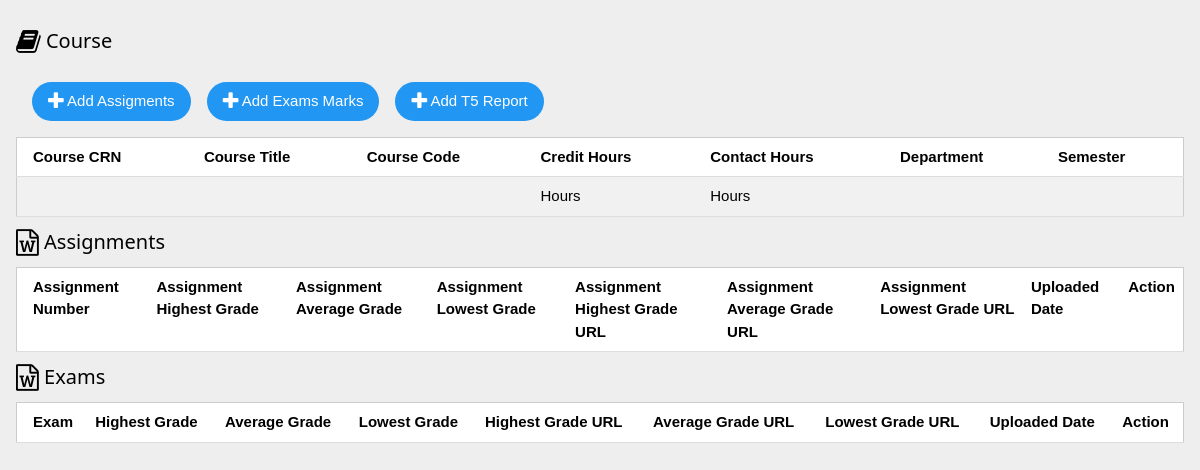
Page /crs.php?crs_id=21110123 (signed in) on the earlier database version.
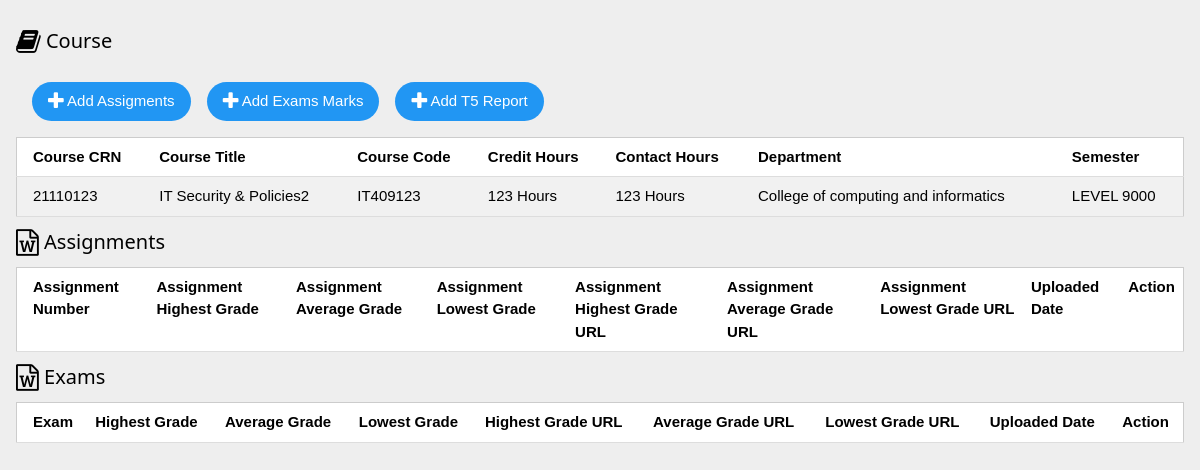
Same page on the later database version.
### tables this page shows
CREATE TABLE `courses` (
  `course_ID` int(11) NOT NULL,
  `course_title` varchar(45) DEFAULT NULL,
  `course_code` varchar(45) DEFAULT NULL,
  `credit_hours` int(11) DEFAULT NULL,
  `contact_hours` int(11) DEFAULT NULL,
  `dept_dept_ID` int(11) NOT NULL,
  `semster` varchar(45) DEFAULT NULL
);

CREATE TABLE `dept` (
  `dept_ID` int(11) NOT NULL,
  `dept_name` varchar(45) DEFAULT NULL
);

### functions/dept.php (called while the page is built, shortened)
<?php
function displayDept($dept_id){
    include "$_SERVER[DOCUMENT_ROOT]/project/config.php";
    $sql = "SELECT dept_name from dept WHERE dept_ID= '$dept_id'";
    $result = $conn->query($sql);
    $row = $result->fetch_assoc();
    $dept_name= $row['dept_name'];
    return $dept_name;
}
?>

### functions/course.php (called while the page is built, shortened)
<?php
function getCrs($crs_id){
    include "$_SERVER[DOCUMENT_ROOT]/project/config.php";
    $sql = "SELECT * FROM courses WHERE course_ID= '$crs_id'";
    $result = $conn->query($sql);
    return $result;
}
?>

### crs.php (the view, shortened to what this page needs)
<!DOCTYPE html>
<html lang="en">
	<head>
		<link href="../project/css/w3.css" rel="stylesheet">
		<link href="../project/css/font-awesome.min.css" rel="stylesheet">
	</head>
	<body style='background-color:#eee'>
       <?php
        if ($_SESSION['authorized'] === true && $_SESSION['user_role'] == 1 && isset($_GET['crs_id'])){
            $crs_id = $_GET['crs_id'];
		}else {
        header ('Location: index.php');
		}
        include "$_SERVER[DOCUMENT_ROOT]/project/functions/user_crs.php";
        include "$_SERVER[DOCUMENT_ROOT]/project/functions/course.php";
        include "$_SERVER[DOCUMENT_ROOT]/project/functions/dept.php";
        include "$_SERVER[DOCUMENT_ROOT]/project/functions/asgn.php";
?>
        <div class="w3-container  w3-margin-top ">
		<h4 class='w3-left-align'><i class="fa fa-book fa-lg " aria-hidden="true"></i> Course</h4>
		<table class="w3-table-all w3-center">
           <tr>
           <th>Course CRN</th>
            <th>Course Title</th>
            <th>Course Code</th>
              <th>Credit Hours</th>
              <th>Contact Hours</th>
              <th>Department</th>
              <th>Semester</th>
            </tr>
		<?php
            $crs= getCrs($crs_id);
            $row=mysqli_fetch_assoc($crs);
                echo "<tr><td>".$row['course_ID']."</td><td>".$row['course_title']."</td><td>".$row['course_code']."</td><td>".$row['credit_hours']." Hours</td><td>".$row['contact_hours']." Hours</td><td>";echo displayDept($row['dept_dept_ID']);echo "</td><td>".$row['semster']."</td></tr>";
            echo "<a class=' w3-button w3-round-xxlarge w3-blue w3-section w3-margin-left'   href='asgn.php?crs_id=".$row['course_ID']."&user_id=".$_SESSION['user_id']."&crs_code=".$row['course_code']."' > <i class='fa fa-plus fa-lg ' aria-hidden='true'></i> Add Assigments</a>";
            echo "<a class=' w3-button w3-round-xxlarge w3-blue w3-section w3-margin-left'   href='add_exam.php?crs_id=".$row['course_ID']."&user_id=".$_SESSION['user_id']."&crs_code=".$row['course_code']."' ><i class='fa fa-plus fa-lg ' aria-hidden='true'></i> Add Exams Marks</a>";
             echo "<a class=' w3-button w3-round-xxlarge w3-blue w3-section w3-margin-left'   href='add_t5.php?crs_id=".$row['course_ID']."&user_id=".$_SESSION['user_id']."&crs_code=".$row['course_code']."&crs_title=".$row['course_title']."' ><i class='fa fa-plus fa-lg ' aria-hidden='true'></i> Add T5 Report</a>";
            ?>
            </table>
            <h4 class='w3-left-align'><i class="fa fa-file-word-o fa-lg " aria-hidden="true"></i> Assignments</h4>
            <table class="w3-table-all w3-center">
           <tr>
            <th>Assignment Number</th>
            <th>Assignment Highest Grade</th>
             <th>Assignment Average Grade</th>
             <th>Assignment Lowest Grade</th>
              <th>Assignment Highest Grade URL</th>
              <th>Assignment Average Grade URL</th>
              <th>Assignment Lowest Grade URL</th>
              <th>Uploaded Date</th>
              <th>Action</th>
            </tr>
            </table>
            <h4 class='w3-left-align'><i class="fa fa-file-word-o fa-lg " aria-hidden="true"></i> Exams</h4>
            <table class="w3-table-all w3-center">
           <tr>
            <th>Exam</th>
            <th>Highest Grade</th>
             <th>Average Grade</th>
             <th>Lowest Grade</th>
              <th>Highest Grade URL</th>
              <th>Average Grade URL</th>
              <th>Lowest Grade URL</th>
              <th>Uploaded Date</th>
              <th>Action</th>
            </tr>
            </table>
            </div>
	</body>
</html>

### css/w3.css (style rules this page uses)
html { box-sizing:border-box }
*,*:before,*:after { box-sizing:inherit }
html { -ms-text-size-adjust:100%;-webkit-text-size-adjust:100% }
body { margin:0 }
a { background-color:transparent;-webkit-text-decoration-skip:objects }
html,body { font-family:Verdana,sans-serif;font-size:15px;line-height:1.5 }
html { overflow-x:hidden }
h4 { font-size:20px }
h1,h2,h3,h4,h5,h6 { font-family:"Segoe UI",Arial,sans-serif;font-weight:400;margin:10px 0 }
a { color:inherit }
.w3-table,.w3-table-all { border-collapse:collapse;border-spacing:0;width:100%;display:table }
.w3-table-all { border:1px solid #ccc }
.w3-bordered tr,.w3-table-all tr { border-bottom:1px solid #ddd }
.w3-table-all tr:nth-child(odd) { background-color:#fff }
.w3-table-all tr:nth-child(even) { background-color:#f1f1f1 }
.w3-table td,.w3-table th,.w3-table-all td,.w3-table-all th { padding:8px 8px;display:table-cell;text-align:left;vertical-align:top }
.w3-table th:first-child,.w3-table td:first-child,.w3-table-all th:first-child,.w3-table-all td:first-child { padding-left:16px }
.w3-btn,.w3-button { border:none;display:inline-block;outline:0;padding:8px 16px;vertical-align:middle;overflow:hidden;text-decoration:none;color:inherit;background-color:inherit;text-align:center;cursor:pointer;white-space:nowrap }
.w3-btn,.w3-button { -webkit-touch-callout:none;-webkit-user-select:none;-khtml-user-select:none;-moz-user-select:none;-ms-user-select:none;user-select:none }
.w3-container:after,.w3-container:before,.w3-panel:after,.w3-panel:before,.w3-row:after,.w3-row:before,.w3-row-padding:after,.w3-row-padding:before, .w3-cell-row:before,.w3-cell-row:after,.w3-clear:after,.w3-clear:before,.w3-bar:before,.w3-bar:after { content:"";display:table;clear:both }
.w3-round-xxlarge { border-radius:32px }
.w3-container,.w3-panel { padding:0.01em 16px }
.w3-left-align { text-align:left!important }
.w3-center { text-align:center!important }
.w3-section,.w3-code { margin-top:16px!important;margin-bottom:16px!important }
.w3-margin-top { margin-top:16px!important }
.w3-margin-left { margin-left:16px!important }
.w3-blue,.w3-hover-blue:hover { color:#fff!important;background-color:#2196F3!important }

Differences in the rows shown:
added courses: course_ID "21110123", course_title "IT Security & Policies2", course_code "IT409123", credit_hours "123", contact_hours "123", dept_dept_ID.dept_name "College of computing and informatics", semster "LEVEL 9000"
